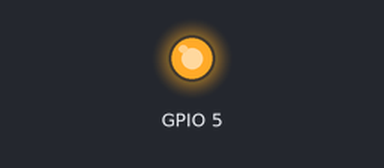
A sketch run on a simulated ESP8266 (NodeMCU). Parts: output pins drawn as LEDs (lit = HIGH). WiFi joins after 1.5 s; servers stay silent unless stated; web services answer with replies made up by the test bench; what the sketch prints to the serial monitor is not drawn.

Above: at 9.6 s.
At 24.8 s:
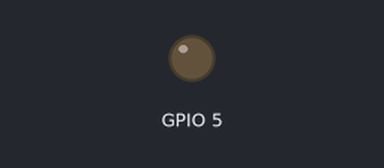
Timing chart, 0 to 41.5 s (numbered marks = the images above):
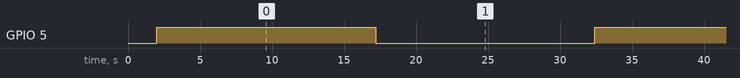

Measured:
- by itself, GPIO 5: alternates HIGH for 15.2 s and LOW for 15.2 s

The sketch:

LED_Test_ESP8266_ThingSpeak.ino
```cpp
//Header Files
#include <ESP8266WiFi.h>
#include <ESP8266HTTPClient.h>

//Wifi Connection of ESP8266
const char* ssid = "Chirag's S22";
const char* password = "hahaha123";

//API Fields of ThingSpeak Channel
const char* server = "http://api.thingspeak.com";
const char* apikey = "LGRYWV2SCLMI41TC";

//LED State Variable
bool ledState = false;

//WiFi Client Object for HTTP Request
WiFiClient client;

void setup()
{
  //Assign GPIO5 or D1 to LED
  pinMode(5, OUTPUT);

  //Connecting to Wifi
  Serial.begin(115200);
  Serial.print("Connecting to Wifi");
  Serial.println(ssid);
  WiFi.begin(ssid,password);
  Serial.print("Connecting");
  while(WiFi.status()!=WL_CONNECTED)
  {
    delay(1000);
    Serial.print(".");
  }
  Serial.print("\nWifi Connected\nNodeMCU IP Address: ");
  Serial.println(WiFi.localIP());
}

void loop() {
  //Inverting State of LED
  ledState = !ledState;
  digitalWrite(5, ledState ? HIGH : LOW);
  Serial.print("LED is ");
  if (ledState) Serial.println("On");
  else Serial.println("Off");

  //HTTP Request to Send Status Update to ThingSpeak
  if (WiFi.status()==WL_CONNECTED)
  {
    HTTPClient http;
    String url = String(server)+"/update?api_key="+String(apikey)+"&field1="+(ledState?"1":"0");
    http.begin(client, url);
    int httpCode = http.GET();
    Serial.println("HTTP Response code: "+String(httpCode));
    http.end();
  }
  delay(15000);
}
```
